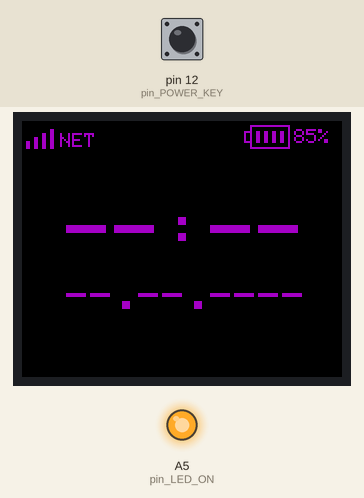
A sketch run on a simulated Arduino Uno, built with avr-gcc and run on an emulated ATmega328P. Parts: 160×128 colour display, output pins drawn as LEDs (lit = HIGH). The inputs (shaded band) are chosen by the test bench; at power-on: pin 12 (pin_POWER_KEY) HIGH. The modem accepts every AT command (registered, SIM ready, sends succeed) and sends nothing else; pins used as bus, display or sensor lines are not drawn; what the sketch prints to the serial monitor is not drawn. At 14.4 s the program stops and its outputs stay as they are.

Above: at 8.9 s.
9.0 s: pin 12 (pin_POWER_KEY) pulled LOW for 0.15 s
At 10.4 s:
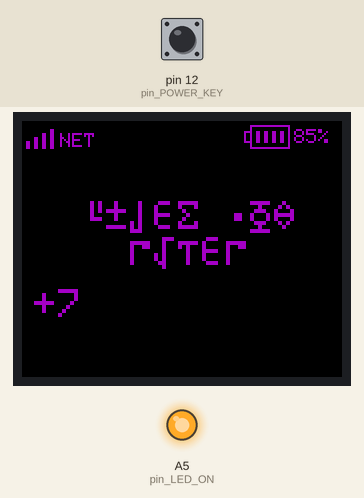
10.7 s: pin 12 (pin_POWER_KEY) pulled LOW for 3.2 s
At 13.9 s:
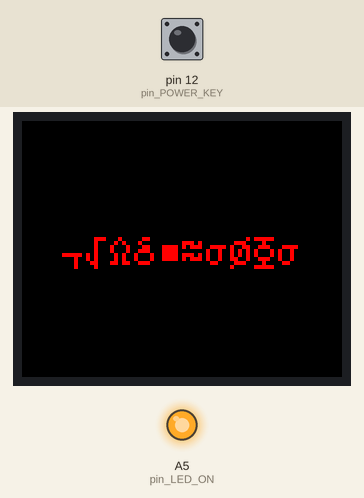
At 15.5 s:
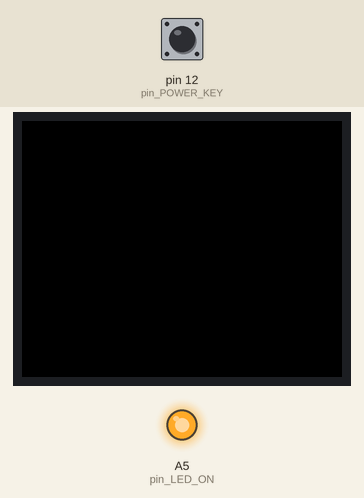
Timing chart, 0 to 15.9 s (numbered marks = the images above; inputs shaded):
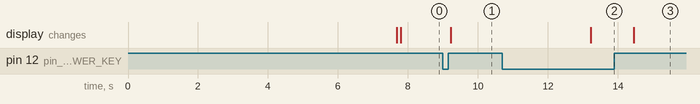

Measured:
- after the input at 9.0 s, the display: changes after 0.22 s (image 1)
- after the input at 10.7 s, the display: changes after 2.5 s (image 2)

The sketch:

TeslaPhone_v.1.0.ino
```cpp
#include <SoftwareSerial.h>
#include "Config.h"
#include "Display.h"
#include "SIM800L.h"
#include "Keyboard.h"

void setup(void)
{
  //Подать питание
  POWER_ON();

  //TFT Init
  Display_Init();
  //Отобразить логотип
  Logo_View();

  //Serial Init
  Serial.begin(9600);
  Serial.println("===Tesla Phone v.1.0===");
  //SIM800 Init
  SIM800_Init();
  delay(100);
  //Отправить команду AT GSM-модулю
  SIM800_AT();

  //Задежка отображения логотипа
  delay(logo_time);
  //Считать параметры с GSM-модуля
  SIM800_StartTest();
  SIM800_StartData();
  delay(1000);
  //Очистить дисплей
  Display_Clear();
  delay(100);
  //SIM800_StartData();
  //Отобразить главный экран
  Display_GlobalViev();
}

void loop(void)
{
  //Опрос нажатия кнопок
  Keys();
  //Обновление данных GSM-модуля
  SIM800_ReFresh();
  //Отключение подсветки дисплея для экономии энергии аккумулятора
  Display_BrightOff();

}
```

Display.h
```cpp
#include <Adafruit_GFX.h>    // Core graphics library
#include <Adafruit_ST7735.h> // Hardware-specific library for ST7735
#include <SPI.h>

#define TFT_CS        A3
#define TFT_DC        A2
#define TFT_RST       A1 // Or set to -1 and connect to Arduino RESET pin

Adafruit_ST7735 tft = Adafruit_ST7735(TFT_CS, TFT_DC, TFT_RST);

datetime_t DateTime;

String utf8rus(String source)
{
  int i,k;
  String target;
  unsigned char n;
  char m[2] = { '0', '\0' };

  k = source.length(); i = 0;

  while (i < k) {
    n = source[i]; i++;

    if (n >= 0xBF){
      switch (n) {
        case 0xD0: {
          n = source[i]; i++;
          if (n == 0x81) { n = 0xA8; break; }
          if (n >= 0x90 && n <= 0xBF) n = n + 0x2F;
          break;
        }
        case 0xD1: {
          n = source[i]; i++;
          if (n == 0x91) { n = 0xB7; break; }
          if (n >= 0x80 && n <= 0x8F) n = n + 0x6F;
          break;
        }
      }
    }
    m[0] = n; target = target + String(m);
  }
  return target;
}

void tft_print_rus(String source)
{
  //tft.println(utf8rus("абвгдеёжзиклмн"));
  tft.print(utf8rus(source));
}

void Display_Init(void)
{
  tft.initR(INITR_BLACKTAB);
  tft.setRotation(1);
  tft.fillScreen(ST77XX_BLACK);
}

void Display_Clear(void)
{
  tft.fillScreen(ST77XX_BLACK);
}

void Bright_ON(void)
{
  if(SIM800.BrightON == true){return;}
  digitalWrite(pin_LED_ON, HIGH);
  SIM800.BrightON = true;
}
void Bright_OFF(void)
{
  if(SIM800.BrightON == false){return;}
  digitalWrite(pin_LED_ON, LOW);
  SIM800.BrightON = false;
}
void BrightCountClear(void){
  SIM800.BrightCount = 0;
  Bright_ON();
}

void Display_BrightOff(void)
{
  static unsigned long time_cnt = millis();
  if(millis() - time_cnt >= 1000) {time_cnt = millis();}else{return;}
  if(SIM800.Ring == true){return;}
  if(SIM800.Call == true){return;}
  if(SIM800.BrightON == false){return;}
  if(SIM800.BrightCount > bright_time){
    Bright_OFF();
    SIM800.BrightCount = 0;
  }else{
    SIM800.BrightCount++;
  }
}

void Logo_View(void)
{
  int16_t x=10, y=3;
  uint16_t color = Color_Tesla;

  tft.setTextWrap(false);
  tft.fillScreen(ST77XX_BLACK);

  //Logo
  tft.fillTriangle(x+0, y+0, x+32, y+20, x+0, y+13, color);
  tft.fillTriangle(x+0, y+13, x+32, y+20, x+32, y+34, color);

  tft.fillTriangle(x+0, y+27, x+11, y+35, x+0, y+53, color);
  tft.fillTriangle(x+0, y+53, x+11, y+35, x+11, y+60, color);

  tft.fillTriangle(x+21, y+41, x+32, y+48, x+21, y+66, color);
  tft.fillTriangle(x+21, y+66, x+32, y+48, x+32, y+73, color);

  //Tesla
  tft.setCursor(56, 26);
  tft.setTextColor(color);
  tft.setTextSize(3);
  tft.print("TESLA");

  //Phone
  tft.setCursor(56, 58);
  tft.setTextColor(color);
  tft.setTextSize(3);
  tft.print("Phone");

  //Version
  tft.setCursor(20, 100);
  tft.setTextColor(ST77XX_ORANGE);
  tft.setTextSize(2);
  //tft.print("version 1.0");
  tft_print_rus("версия 1.0");
}

void Battery_View(void)
{
  uint16_t x=114, y=2;
  uint16_t color = Color_Battery;
  uint16_t color_current = Color_Battery;

  if(SIM800.Battery == 0){return;}

  if(SIM800.Battery<10){color_current = ST77XX_RED;}
  else if(SIM800.Battery<25){color_current = ST77XX_YELLOW;}

  //Fill
  tft.drawRect(x, y, 20, 12, color_current);
  tft.drawRect(x-3, y+3, 4, 6, color_current);
  //Blocks
  if(SIM800.Battery>10){color = color_current;}else{color = ST77XX_BLACK;}
  tft.fillRect(x+15, y+3, 2, 6, color);
  if(SIM800.Battery>25){color = color_current;}else{color = ST77XX_BLACK;}
  tft.fillRect(x+11, y+3, 2, 6, color);
  if(SIM800.Battery>50){color = color_current;}else{color = ST77XX_BLACK;}
  tft.fillRect(x+7, y+3, 2, 6, color);
  if(SIM800.Battery>75){color = color_current;}else{color = ST77XX_BLACK;}
  tft.fillRect(x+3, y+3, 2, 6, color);

  //%
  tft.fillRect(x+22, y+2, 24, 8, ST77XX_BLACK);
  tft.setCursor(x+22, y+2);
  tft.setTextColor(color_current);
  tft.setTextSize(1);
  tft.print(SIM800.Battery);
  tft.print("%");
}

void Antenna_View(void)
{
  uint16_t x=2, y=2;

  tft.fillRect(x, y+8, 2, 4, Color_GSM);
  tft.fillRect(x+4, y+6, 2, 6, Color_GSM);
  tft.fillRect(x+8, y+4, 2, 8, Color_GSM);
  tft.fillRect(x+12, y+2, 2, 10, Color_GSM);
}

void GSM_NetworkView(void)
{
  uint16_t x=19, y=6;
  tft.fillRect(x, y, 60, 8, ST77XX_BLACK);
  tft.setCursor(x, y);
  tft.setTextColor(Color_GSM);
  tft.setTextSize(1);

  if(SIM800.Connect == false){
    //tft_print_rus("Поиск сети");
    tft_print_rus("Нет сети");
  }if(SIM800.GSM_NameOK == true){
    tft.print(SIM800.GSM);
  }
}

void Time_View(void)
{
  char ArrDisp[8]={0};
  tft.fillRect(22, 40, 118, 28, ST77XX_BLACK);
  tft.setCursor(22, 40);
  tft.setTextColor(Color_DateTime);
  tft.setTextSize(4);

  if(SIM800.DateTimeOK == true){
    sprintf(ArrDisp, "%02d:%02d", DateTime.Hour, DateTime.Min);
    tft.print(ArrDisp);
  }else{
    //Если нет подключения к GSM-сети
    tft.print("--:--");
  }
}

void Date_View(void)
{
  char ArrDisp[16]={0};
  tft.fillRect(22, 80, 118, 16, ST77XX_BLACK);
  tft.setCursor(22, 80);
  tft.setTextColor(Color_DateTime);
  tft.setTextSize(2);
  //tft.print("07.03.2024");

  if(SIM800.DateTimeOK == true){
    sprintf(ArrDisp, "%02d.%02d.20%02d", DateTime.Date, DateTime.Month, DateTime.Year);
    tft.print(ArrDisp);
  }else{
    //Если нет подключения к GSM-сети
    tft.print("--.--.----");
  }
}

void DateTime_ReView(void)
{
  tft.fillRect(2, 40, 154, 70, ST77XX_BLACK);
  Time_View();
  Date_View();
}

void Display_IncomingCall(void)
{
  tft.fillRect(2, 40, 154, 70, ST77XX_BLACK);

  tft.setTextColor(Color_CallNumber);
  tft.setTextSize(2);
  tft.setCursor(35, 40);
  tft_print_rus("Входящий");
  tft.setCursor(54, 58);
  tft_print_rus("вызов");
  tft.setCursor(6, 84);
  tft.print(SIM800.PhoneIncoming);
}

void Display_OutCall(void)
{
  tft.fillRect(2, 40, 154, 70, ST77XX_BLACK);

  tft.setTextColor(Color_CallNumber);
  tft.setTextSize(2);
  tft.setCursor(30, 40);
  tft_print_rus("Исходящий");
  tft.setCursor(54, 58);
  tft_print_rus("вызов");
  tft.setCursor(6, 84);
  tft.print("+7");
  //<<Набор номера вызываемого абонента кнопками 0..9
}

void Display_PhoneSpeaking(void)
{
  tft.fillRect(2, 40, 154, 70, ST77XX_BLACK);

  tft.setTextColor(Color_CallNumber);
  tft.setTextSize(2);
  tft.setCursor(36, 48);
  tft_print_rus("Разговор");
  tft.setCursor(48, 58);

  //Номер телефона абонента (Набранный или Входящий)
  tft.setCursor(6, 84);
  tft.print(SIM800.PhoneIncoming);
}

void Display_GlobalViev(void)
{
  //Time
  Time_View();
  //Date
  Date_View();
  //Battery
  Battery_View();
  //Antenna
  Antenna_View();
  //GSM-Network
  GSM_NetworkView();

  //Find GSM-Network
  //GSM_Find_View();
}
```

Keyboard.h
```cpp
#include <Keypad.h>

char MatrixKeyPad[4][4] = {
      {'<','>','Z','X'},
      {'3','6','9','#'},
      {'2','5','8','0'},
      {'1','4','7','*'}};

byte rowPins[4] = {10, 8, 7, 4}; // Задаем пины строк (R1, R2, R3, R4)
byte colPins[4] = {A0, 5, 6, 9}; // Задаем пины столбцов (L4, L3, L2, L1)

// создаем переменную типа класс библиотеки Keypad
Keypad customKeypad = Keypad(makeKeymap(MatrixKeyPad), colPins, rowPins, 4, 4);

/*void Battery_TestView(void)
{
  static uint8_t tmp = 0;
  tmp+=5;
  if(tmp>100){tmp=0;}
  Battery_Set(tmp);
}*/

void POWER_ON(void)
{
  pinMode(pin_LED_ON, OUTPUT);
  pinMode(pin_POWER_ON, OUTPUT);
  pinMode(pin_POWER_KEY, INPUT);
  digitalWrite(pin_POWER_ON, HIGH);
  Bright_ON();
}
void POWER_OFF(void)
{
  Display_Clear();
  digitalWrite(pin_POWER_ON, LOW);

  tft.setTextColor(ST77XX_RED);
  tft.setTextSize(2);
  tft.setCursor(20, 58);
  tft_print_rus("Выключение");
  delay(1200);
  Display_Clear();
  while(1);
}

void KeyPower(void)
{
  static bool press=false;
  static uint8_t cnt = 0;
  static unsigned long time_cnt = millis();
  if(millis() - time_cnt >= 100) {time_cnt = millis();}else{return;}
  if(digitalRead(pin_POWER_KEY)==LOW){
    BrightCountClear();
    if(press == false){
      press = true;
    }else{
      cnt++;
      if(cnt>=25){
        //Отключить питание
        POWER_OFF();
      }
    }
  }else{
    if(press == true){
      if(cnt<20){
        //Ответить на входящий вызов или начать вызов абонента
        SIM800_Call();
      }
      press = false;
      cnt = 0;
    }
  }
}

void Keys(void)
{
  char customKey = customKeypad.getKey();
  //Сброс счетчика времени отключения подсветки дисплея при нажатии на любую кнопку
  if(customKey != '\0'){
    BrightCountClear();
  }
    //Serial.print(customKey + "\r\n");
  //Обработка нажатия кнопки включения
  KeyPower();
  //Обработка нажатий цифровых кнопок
  if(customKey>='0' && customKey<='9' && SIM800.Dial == true){
    if(SIM800.NumCount < 10){
      //Отобразить на дисплее введенную цифру
      tft.print(customKey);
      //Добавление введенного числа к телефонному номеру
      //SIM800.PhoneNumber += customKey;
      SIM800.PhoneNumber[SIM800.NumCount] = customKey;
      //Увеличение длины набираемого телефонного номера
      SIM800.NumCount++;
    }
  }
  else if(customKey == 'Z')   //Кнопка "Отмена"
  {
    //Key=>CallEnd
    SIM800_CallEnd();
  }
  else  //Остальные кнопки
  {
    switch(customKey){
      case '<':
        //Serial.println("<");
        //Стирание последней(ошибочно) введенной цифры
        if(SIM800.Dial == true){
          if(SIM800.NumCount>0 && SIM800.NumCount<=10)
          {
            //Уменьшить длину набираемого номера
            SIM800.NumCount--;
            //Стереть последнюю цифру с экрана
            tft.fillRect(6+24 + SIM800.NumCount*12, 84, 12, 14, ST77XX_BLACK);
            //Сместить позицию курсора назад на один символ
            tft.setCursor(6 + 24 + SIM800.NumCount*12, 84);
            //Удалить последнюю цифру из телефонного номера
            SIM800.PhoneNumber[SIM800.NumCount] = 0x00;
          }
        }
        break;
      case '>':
        //Serial.println(">");
        break;
      case '*':
        //Serial.println("*");
        break;
      case '#':
        //Serial.println("#");
        break;
    }//*/
  }
}
```

Config.h
```cpp
//v.1.0.8_2024.03.21
//#define FLAG_DEBUG                      //Вывод отладочной информации

#define pin_LED_ON      A5              //Пин управления подсветкой дисплея
#define pin_POWER_ON    A4              //Пин управления питанием
#define pin_POWER_KEY   12              //Номер порта кнопки Включения/Отключения питания

#define logo_time       6000            //Время в миллисекундах, которое отображается логотип при включении телефона
#define bright_time     10              //Время в секундах, после которого подсветка дисплея отключается для экономии энергии аккумулятора
#define BatteryLow      7               //Уровень заряда аккумулятора (%) при котором происходит автоматическое отключение питания

#define Color_Tesla     0xA018          //Цвет фона логотипа Tesla

#define Color_DateTime  Color_Tesla    //Цвет отображения Даты и Времени на главном экране
#define Color_GSM       Color_Tesla    //Цвет отображения GSM сети на главном экране
#define Color_Battery   Color_Tesla    //Цвет отображения заряжа аккумулятора на главном экране
#define Color_CallNumber Color_Tesla    //Цвет номера звонящего абонента
//#define Color_DateTime  ST77XX_WHITE    //Цвет отображения Даты и Времени на главном экране
//#define Color_GSM       ST77XX_WHITE    //Цвет отображения GSM сети на главном экране
//#define Color_Battery   ST77XX_WHITE    //Цвет отображения заряжа аккумулятора на главном экране

typedef struct
{
  unsigned TimeReFresh:1;
  unsigned DateReFresh:1;
  unsigned BatteryReFresh:1;

  uint8_t Date;
  uint8_t Month;
  uint8_t Year;

  uint8_t Hour;
  uint8_t Min;
} datetime_t;

typedef struct
{
  unsigned Connect:1;       //Флаг подключения к GSM-сети
  unsigned DateTimeOK:1;    //Флаг корректных принятых данных Даты и Времени
  unsigned GSM_NameOK:1;    //Флаг полученного имени GSM-сети
  unsigned Ring:1;          //Флаг входящего вызова
  unsigned Dial:1;          //Флаг набираемого номера
  unsigned Call:1;          //Флаг вызова набранного номера
  unsigned BrightON:1;      //Флаг включенной подсветки дисплея
  uint8_t NumCount;         //Номер набираемой цифры в телефонном номере
  uint8_t BrightCount;      //Счетчик времени включенной подсветки дисплея
  uint16_t Battery;         //Напряжение на аккумуляторе
  String GSM;               //Имя сети, к которой подключились
  String PhoneIncoming;     //Телефонный номер звонящего абонента
  char PhoneNumber[12];     //Набираемый Телефонный номер для дозвона
} sim800_t;

sim800_t SIM800;
```

Source omitted: SIM800L.h (8790 bytes)
